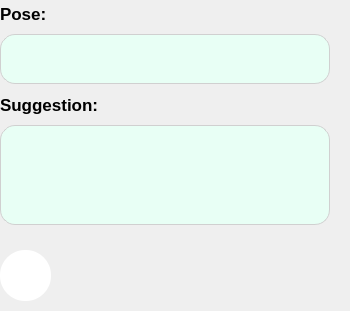
                    <widget class="QWidget" name="widget_3" native="true">
                     <property name="minimumSize">
                      <size>
                       <width>350</width>
                       <height>311</height>
                      </size>
                     </property>
                     <property name="maximumSize">
                      <size>
                       <width>350</width>
                       <height>311</height>
                      </size>
                     </property>
                     <widget class="QWidget" name="layoutWidget">
                      <property name="geometry">
                       <rect>
                        <x>0</x>
                        <y>-10</y>
                        <width>333</width>
                        <height>330</height>
                       </rect>
                      </property>
                      <property name="minimumSize">
                       <size>
                        <width>0</width>
                        <height>330</height>
                       </size>
                      </property>
                      <property name="maximumSize">
                       <size>
                        <width>16777215</width>
                        <height>330</height>
                       </size>
                      </property>
                      <layout class="QVBoxLayout" name="verticalLayout_9" stretch="0,0,0,0,0">
                       <property name="spacing">
                        <number>7</number>
                       </property>
                       <property name="leftMargin">
                        <number>0</number>
                       </property>
                       <property name="topMargin">
                        <number>10</number>
                       </property>
                       <item>
                        <widget class="QLabel" name="pose_label">
                         <property name="minimumSize">
                          <size>
                           <width>269</width>
                           <height>27</height>
                          </size>
                         </property>
                         <property name="maximumSize">
                          <size>
                           <width>269</width>
                           <height>27</height>
                          </size>
                         </property>
                         <property name="font">
                          <font>
                           <family>Arial</family>
                           <pointsize>13</pointsize>
                           <weight>75</weight>
                           <bold>true</bold>
                          </font>
                         </property>
                         <property name="text">
                          <string>Pose:</string>
                         </property>
                        </widget>
                       </item>
                       <item>
                        <widget class="QTextEdit" name="pose_reg_label">
                         <property name="minimumSize">
                          <size>
                           <width>330</width>
                           <height>50</height>
                          </size>
                         </property>
                         <property name="maximumSize">
                          <size>
                           <width>330</width>
                           <height>50</height>
                          </size>
                         </property>
                         <property name="sizeIncrement">
                          <size>
                           <width>0</width>
                           <height>0</height>
                          </size>
                         </property>
                         <property name="font">
                          <font>
                           <family>Arial</family>
                           <pointsize>14</pointsize>
                           <weight>50</weight>
                           <bold>false</bold>
                          </font>
                         </property>
                         <property name="styleSheet">
                          <string notr="true">QTextEdit {
    background-color: #E8FFF5;  /* 設定背景顏色為淺黃色 (LemonChiffon) */
    border-radius: 15px;        /* 設定邊角圓滑，數值越大越圓 */
    border: 1px solid #D0D0D0;    /* 設定 1px 黑色邊框 */
    color: black;               /* 可選：設定文字顏色 */
	qproperty-readOnly: true; 
}

</string>
                         </property>
                         <property name="html">
                          <string>&lt;!DOCTYPE HTML PUBLIC &quot;-//W3C//DTD HTML 4.0//EN&quot; &quot;http://www.w3.org/TR/REC-html40/strict.dtd&quot;&gt;
&lt;html&gt;&lt;head&gt;&lt;meta name=&quot;qrichtext&quot; content=&quot;1&quot; /&gt;&lt;style type=&quot;text/css&quot;&gt;
p, li { white-space: pre-wrap; }
&lt;/style&gt;&lt;/head&gt;&lt;body style=&quot; font-family:'Arial'; font-size:14pt; font-weight:400; font-style:normal;&quot;&gt;
&lt;p style=&quot;-qt-paragraph-type:empty; margin-top:0px; margin-bottom:0px; margin-left:0px; margin-right:0px; -qt-block-indent:0; text-indent:0px;&quot;&gt;&lt;br /&gt;&lt;/p&gt;&lt;/body&gt;&lt;/html&gt;</string>
                         </property>
                        </widget>
                       </item>
                       <item>
                        <widget class="QLabel" name="suggestion_label">
                         <property name="minimumSize">
                          <size>
                           <width>269</width>
                           <height>27</height>
                          </size>
                         </property>
                         <property name="maximumSize">
                          <size>
                           <width>269</width>
                           <height>27</height>
                          </size>
                         </property>
                         <property name="font">
                          <font>
                           <family>Arial</family>
                           <pointsize>13</pointsize>
                           <weight>75</weight>
                           <bold>true</bold>
                          </font>
                         </property>
                         <property name="text">
                          <string>Suggestion:</string>
                         </property>
                        </widget>
                       </item>
                       <item>
                        <widget class="QTextEdit" name="suggestion_text_label">
                         <property name="minimumSize">
                          <size>
                           <width>330</width>
                           <height>100</height>
                          </size>
                         </property>
                         <property name="maximumSize">
                          <size>
                           <width>330</width>
                           <height>100</height>
                          </size>
                         </property>
                         <property name="font">
                          <font>
                           <family>Arial</family>
                           <pointsize>13</pointsize>
                          </font>
                         </property>
                         <property name="styleSheet">
                          <string notr="true">QTextEdit {
    background-color: #E8FFF5;  /* 設定背景顏色為淺黃色 (LemonChiffon) */
    border-radius: 15px;        /* 設定邊角圓滑，數值越大越圓 */
    border: 1px solid #D0D0D0;    /* 設定 1px 黑色邊框 */
    color: black;               /* 可選：設定文字顏色 */
	qproperty-readOnly: true; 
}

</string>
                         </property>
                         <property name="html">
                          <string>&lt;!DOCTYPE HTML PUBLIC &quot;-//W3C//DTD HTML 4.0//EN&quot; &quot;http://www.w3.org/TR/REC-html40/strict.dtd&quot;&gt;
&lt;html&gt;&lt;head&gt;&lt;meta name=&quot;qrichtext&quot; content=&quot;1&quot; /&gt;&lt;style type=&quot;text/css&quot;&gt;
p, li { white-space: pre-wrap; }
&lt;/style&gt;&lt;/head&gt;&lt;body style=&quot; font-family:'Arial'; font-size:13pt; font-weight:400; font-style:normal;&quot;&gt;
&lt;p style=&quot;-qt-paragraph-type:empty; margin-top:0px; margin-bottom:0px; margin-left:0px; margin-right:0px; -qt-block-indent:0; text-indent:0px; font-size:14pt;&quot;&gt;&lt;br /&gt;&lt;/p&gt;&lt;/body&gt;&lt;/html&gt;</string>
                         </property>
                        </widget>
                       </item>
                       <item>
                        <layout class="QHBoxLayout" name="horizontalLayout_46">
                         <property name="sizeConstraint">
                          <enum>QLayout::SetDefaultConstraint</enum>
                         </property>
                         <property name="leftMargin">
                          <number>0</number>
                         </property>
                         <property name="topMargin">
                          <number>0</number>
                         </property>
                         <item>
                          <widget class="QPushButton" name="voice_broadcast_btn">
                           <property name="minimumSize">
                            <size>
                             <width>51</width>
                             <height>51</height>
                            </size>
                           </property>
                           <property name="maximumSize">
                            <size>
                             <width>51</width>
                             <height>51</height>
                            </size>
                           </property>
                           <property name="cursor">
                            <cursorShape>PointingHandCursor</cursorShape>
                           </property>
                           <property name="mouseTracking">
                            <bool>false</bool>
                           </property>
                           <property name="styleSheet">
                            <string notr="true">QPushButton {
    color: #333;
    border: none;               /* 取消邊框 */
    border-radius: 25px;        /* 邊角圓滑 */
    text-align: center;
    background: #ffffff;       /* 白底 */
    padding: 5px;
}

QPushButton:hover {
    background: #e0e0e0;        /* 淺灰色 */
}

QPushButton:pressed {
    background: #bdbdbd;        /* 深一點的淺灰色 */
}

QPushButton:checked {
    background: #ffcccc;  /* 淺紅色 */
}</string>
                           </property>
                           <property name="text">
                            <string/>
                           </property>
                           <property name="icon">
                            <iconset resource="resource.qrc">
                             <normaloff>:/icons/icons/icons8-voice-50.png</normaloff>:/icons/icons/icons8-voice-50.png</iconset>
                           </property>
                           <property name="checkable">
                            <bool>true</bool>
                           </property>
                          </widget>
                         </item>
                         <item>
                          <widget class="QLabel" name="standard_score">
                           <property name="font">
                            <font>
                             <family>Arial</family>
                             <pointsize>13</pointsize>
                             <weight>50</weight>
                             <bold>false</bold>
                            </font>
                           </property>
                           <property name="styleSheet">
                            <string notr="true"/>
                           </property>
                           <property name="text">
                            <string/>
                           </property>
                           <property name="wordWrap">
                            <bool>true</bool>
                           </property>
                          </widget>
                         </item>
                        </layout>
                       </item>
                      </layout>
                     </widget>
                    </widget>
